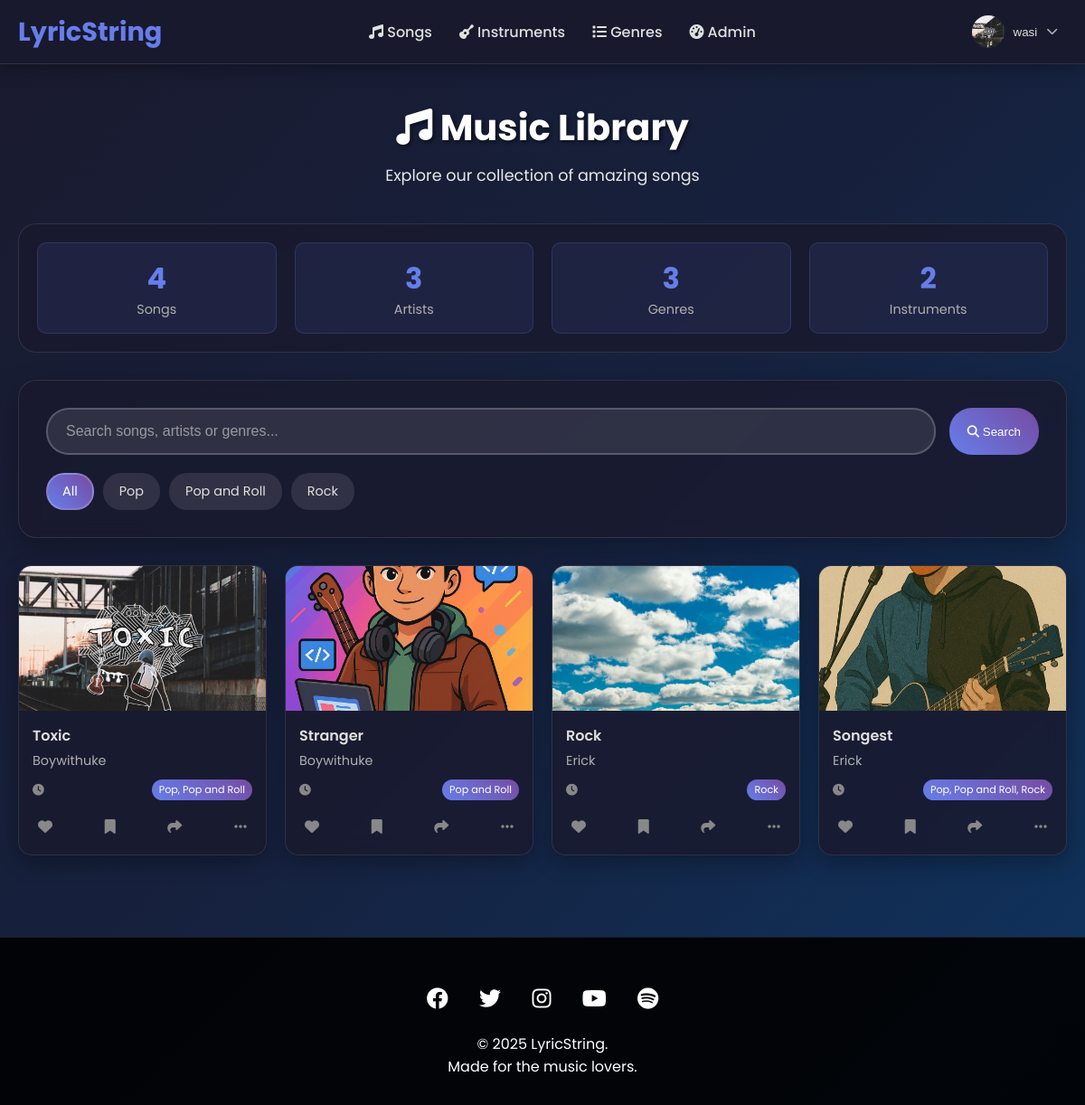
Screenshot of / (signed in) with the database file from the repository.
### users/models.py (models this page shows, shortened)
class CustomUser(AbstractUser):
    username = models.CharField(
        max_length=150,
        unique=True,
        help_text='Required. 150 characters or fewer. Letters, digits and @/./+/-/_ only.',
        validators=[AbstractUser.username_validator],
        error_messages={
            'unique': "A user with that username already exists.",
        },
    )
    bio = models.TextField(blank=True)
    profile_picture = models.ImageField(upload_to='profile_pics/', blank=True)
    location = models.CharField(max_length=100, blank=True)
    website = models.URLField(blank=True)
    social_media = models.CharField(max_length=100, blank=True)
    skill_level = models.CharField(max_length=20, choices=[
        ('beginner', 'Beginner'),
        ('intermediate', 'Intermediate'),
        ('advanced', 'Advanced'),
        ('professional', 'Professional')
    ], default='beginner')
    groups = models.ManyToManyField(
        'auth.Group',
        verbose_name='groups',
        blank=True,
        help_text='The groups this user belongs to. A user will get all permissions granted to each of their groups.',
        related_name="customuser_set",
        related_query_name="user",
    )
    user_permissions = models.ManyToManyField(
        'auth.Permission',
        verbose_name='user permissions',
        blank=True,
        help_text='Specific permissions for this user.',
        related_name="customuser_set",
        related_query_name="user",
    )

### content/models.py (models this page shows, shortened)
class Genre(models.Model):
    name = models.CharField(max_length=50, unique=True)
    description = models.TextField(blank=True)
    icon_class = models.CharField(max_length=50, default='fas fa-music')

class Song(models.Model):
    title = models.CharField(max_length=100)
    artist = models.ForeignKey(Artist, on_delete=models.CASCADE)
    duration = models.DurationField()
    key = models.CharField(max_length=20)
    bpm = models.PositiveIntegerField()
    year = models.PositiveIntegerField()
    genres = models.ManyToManyField(Genre)
    instruments = models.ManyToManyField(Instrument, through='SongInstrument')
    description = models.TextField()
    cover_image = models.ImageField(upload_to='song_covers/', blank=True)
    audio_file = models.FileField(upload_to='song_audio/')
    created_at = models.DateTimeField(auto_now_add=True)
    liked_by = models.ManyToManyField(settings.AUTH_USER_MODEL, related_name='liked_songs')
    saved_by = models.ManyToManyField(settings.AUTH_USER_MODEL, related_name='saved_songs')

class Artist(models.Model):
    name = models.CharField(max_length=100)
    bio = models.TextField(blank=True)
    genres = models.ManyToManyField(Genre)

### content/views.py (the view)
# urls.py: path('', views.song_list_view, name='song_list'),
def song_list_view(request):
    songs = Song.objects.select_related('artist').prefetch_related('genres').all()
    genres = Genre.objects.all()
    context = {
        'songs': songs,
        'genres': genres,
        'total_songs': Song.objects.count(),
        'total_artists': Artist.objects.count(),
        'total_genres': Genre.objects.count(),
        'total_instruments': Instrument.objects.count(),
    }
    return render(request, 'content/song_list.html', context)

### templates/content/song_list.html (shortened to what this page needs)
{% extends "base.html" %}
{% load static %}
{% block content %}
<link rel="stylesheet" href="{% static 'css/song_list.css' %}">
<div class="page-header">
    <h1><i class="fas fa-music"></i> Music Library</h1>
    <p>Explore our collection of amazing songs</p>
</div>
<div class="stats-section">
    <div class="stats-grid">
        <div class="stat-item">
            <div class="stat-number">{{ total_songs }}</div>
            <div class="stat-label">Songs</div>
        </div>
        <div class="stat-item">
            <div class="stat-number">{{ total_artists }}</div>
            <div class="stat-label">Artists</div>
        </div>
        <div class="stat-item">
            <div class="stat-number">{{ total_genres }}</div>
            <div class="stat-label">Genres</div>
        </div>
        <div class="stat-item">
            <div class="stat-number">{{ total_instruments }}</div>
            <div class="stat-label">Instruments</div>
        </div>
    </div>
</div>
<div class="search-section">
    <div class="search-bar">
        <input type="text" class="search-input" placeholder="Search songs, artists or genres...">
        <button class="btn btn-primary">
            <i class="fas fa-search"></i> Search
        </button>
    </div>
    <div class="filter-tags">
        <span class="filter-tag active">All</span>
        {% for genre in genres %}
        <span class="filter-tag">{{ genre.name }}</span>
        {% endfor %}
    </div>
</div>
<div class="songs-grid">
    {% for song in songs %}
    <a href="{% url 'song_detail' song.id %}" class="song-card-link">
        <div class="song-card">
            <div class="song-cover">
            </div>
            <div class="song-info">
                <div class="song-title">{{ song.title }}</div>
                <div class="song-artist">{{ song.artist.name }}</div>
                <div class="song-details">
                    <span><i class="fas fa-clock"></i> {{ song.duration|time:"i:s" }}</span>
                    <span class="song-genre">
                        {% for genre in song.genres.all %}
                        {{ genre.name }}{% if not forloop.last %}, {% endif %}
                        {% endfor %}
                    </span>
                </div>
                <div class="song-actions">
                    <button class="action-btn" title="Like">
                        <i class="fas fa-heart"></i>
                    </button>
                    <button class="action-btn" title="Save">
                        <i class="fas fa-bookmark"></i>
                    </button>
                    <button class="action-btn" title="Share">
                        <i class="fas fa-share"></i>
                    </button>
                    <button class="action-btn" title="More options">
                        <i class="fas fa-ellipsis-h"></i>
                    </button>
                </div>
            </div>
        </div>
    </a>
    {% endfor %}
</div>
{% endblock %}

### templates/base.html (shortened to what this page needs)
{% load static %}
<!DOCTYPE html>
<html lang="en">
<head>
    <link rel="stylesheet" href="https://cdnjs.cloudflare.com/ajax/libs/font-awesome/6.4.0/css/all.min.css">
    <link rel="stylesheet" href="{% static 'css/styles.css' %}">
    <link rel="stylesheet" href="{% static 'css/base.css' %}">
</head>
<body>
    <header class="header">
        <nav class="nav-container">
            <a href="/" class="logo">
                LyricString
            </a>
            <ul class="nav-menu">
                <li><a href="/"><i class="fas fa-music"></i> Songs</a></li>
                <li><a href="/instruments/"><i class="fas fa-guitar"></i> Instruments</a></li>
                <li><a href="/genres/"><i class="fas fa-list"></i> Genres</a></li>
                {% if user.is_staff %}
                <li><a href="/dashboard/"><i class="fas fa-tachometer-alt"></i> Admin</a></li>
                {% endif %}
            </ul>
            <div class="user-actions">
                {% if user.is_authenticated %}
                <div class="user-profile">
                    <div class="profile-dropdown">
                        <button class="profile-btn">
                            {% if user.profile_picture %}
                            <img src="{{ user.profile_picture.url }}" alt="{{ user.username }}" class="profile-pic">
                            {% else %}
                            <div class="profile-pic default"><i class="fas fa-user"></i></div>
                            {% endif %}
                            <span class="username">{{ user.username }}</span>
                            <i class="fas fa-chevron-down dropdown-icon"></i>
                        </button>
                    </div>
                </div>
                {% else %}
                <a href="{% url 'login' %}" class="btn btn-outline">Sign in</a>
                <a href="{% url 'register' %}" class="btn btn-primary">Sign up</a>
                {% endif %}
            </div>
        </nav>
    </header>
    <main class="main-content">
        {% block content %}{% endblock %}
    </main>
    <footer class="footer">
        <div class="footer-content">
            <div class="social-links">
                <a href="#"><i class="fab fa-facebook"></i></a>
                <a href="#"><i class="fab fa-twitter"></i></a>
                <a href="#"><i class="fab fa-instagram"></i></a>
                <a href="#"><i class="fab fa-youtube"></i></a>
                <a href="#"><i class="fab fa-spotify"></i></a>
            </div>
            <p>&copy; 2025 LyricString.</p>
            <p>Made for the music lovers.</p>
        </div>
    </footer>
</body>
</html>

### static/css/song_list.css (style rules this page uses)
.page-header { text-align: center; margin-bottom: 40px; color: white; }
.page-header h1 { font-size: 2.5rem; margin-bottom: 10px; text-shadow: 2px 2px 4px rgba(0,0,0,0.5); }
.page-header p { font-size: 1.1rem; opacity: 0.9; }
.search-section { background: rgba(26, 26, 46, 0.8); backdrop-filter: blur(10px); border-radius: 20px; padding: 30px; margin-bottom: 30px; box-shadow: 0 10px 30px rgba(0,0,0,0.3); border: 1px solid rgba(255, 255, 255, 0.1); }
.search-bar { display: flex; gap: 15px; margin-bottom: 20px; }
.search-input { flex: 1; padding: 15px 20px; border: 2px solid rgba(255, 255, 255, 0.2); border-radius: 25px; font-size: 1rem; transition: border-color 0.3s ease; background: rgba(255, 255, 255, 0.1); color: #e0e0e0; }
.search-input::placeholder { color: rgba(224, 224, 224, 0.6); }
.filter-tags { display: flex; gap: 10px; flex-wrap: wrap; }
.filter-tag { padding: 8px 16px; background: rgba(255, 255, 255, 0.1); border-radius: 20px; font-size: 0.9rem; cursor: pointer; transition: all 0.3s ease; border: 2px solid transparent; color: #e0e0e0; }
.filter-tag:hover, .filter-tag.active { background: linear-gradient(45deg, #667eea, #764ba2); color: white; border-color: rgba(255, 255, 255, 0.2); }
.songs-grid { display: grid; grid-template-columns: repeat(5, 1fr); gap: 20px; margin-top: 30px; }
.song-card { background: rgba(26, 26, 46, 0.8); backdrop-filter: blur(10px); border-radius: 15px; overflow: hidden; box-shadow: 0 8px 25px rgba(0,0,0,0.3); transition: all 0.3s ease; cursor: pointer; border: 1px solid rgba(255, 255, 255, 0.1); }
.song-cover { width: 100%; height: 160px; background: linear-gradient(45deg, #667eea, #764ba2); display: flex; align-items: center; justify-content: center; position: relative; overflow: hidden; }
.song-info { padding: 15px; }
.song-title { font-size: 1rem; font-weight: 600; margin-bottom: 5px; color: #e0e0e0; }
.song-artist { color: #b0b0b0; margin-bottom: 10px; font-size: 0.9rem; }
.song-details { display: flex; justify-content: space-between; align-items: center; margin-bottom: 15px; font-size: 0.8rem; color: #888; }
.song-genre { background: linear-gradient(45deg, #667eea, #764ba2); color: white; padding: 3px 8px; border-radius: 12px; font-size: 0.7rem; }
.song-actions { display: flex; justify-content: space-between; align-items: center; }
.action-btn { background: none; border: none; font-size: 1rem; cursor: pointer; padding: 6px; border-radius: 50%; transition: all 0.3s ease; color: #888; }
.stats-section { background: rgba(26, 26, 46, 0.8); backdrop-filter: blur(10px); border-radius: 20px; padding: 20px; margin-bottom: 30px; text-align: center; border: 1px solid rgba(255, 255, 255, 0.1); }
.stats-grid { display: grid; grid-template-columns: repeat(auto-fit, minmax(150px, 1fr)); gap: 20px; }
.stat-item { padding: 15px; border-radius: 10px; background: rgba(102, 126, 234, 0.1); border: 1px solid rgba(102, 126, 234, 0.2); }
.stat-number { font-size: 2rem; font-weight: 700; color: #667eea; }
.stat-label { color: #b0b0b0; font-size: 0.9rem; }
.song-card-link { text-decoration: none; color: inherit; display: block; }
@media (max-width: 1200px) { .songs-grid { grid-template-columns: repeat(4, 1fr); } }

### templates/content/song_list.html (style rules this page uses)
.song-card-link { text-decoration: none; color: inherit; display: block; }
.song-cover { width: 100%; height: 160px; background: linear-gradient(45deg, #667eea, #764ba2); display: flex; align-items: center; justify-content: center; position: relative; overflow: hidden; }

### rows the page displays
CustomUser: profile_picture (picture), username "wasi"
Genre: name "Pop"
Genre: name "Pop and Roll"
Genre: name "Rock"
Song: title "Toxic", artist.name "Boywithuke"
Song: title "Stranger", artist.name "Boywithuke"
Song: title "Rock", artist.name "Erick"
Song: title "Songest", artist.name "Erick"

### other values shown
{{ total_songs }} "4"
{{ total_artists }} "3"
{{ total_genres }} "3"
{{ total_instruments }} "2"
